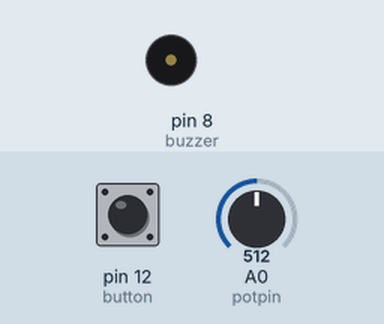
Simulated run of this sketch. Board: Arduino Uno, built with avr-gcc and run on an emulated ATmega328P. Shown: buzzer (waves = sounding). The test bench sets the inputs (shaded band); at power-on: pin 12 (button) LOW, A0 (potpin) = 512. What the sketch prints to the serial monitor is not drawn.

Above: at 1.2 s.
1.3 s: pin 12 (button) pulled HIGH for 1 s
At 1.8 s:
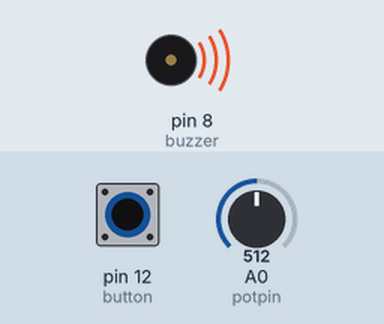
4.3 s: pin 12 (button) pulled HIGH for 3.2 s
At 7.8 s:
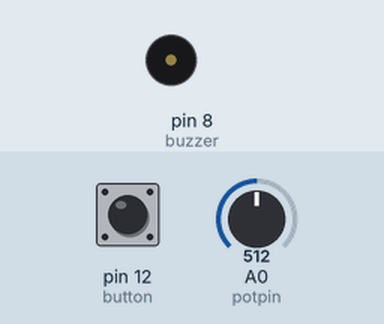
Timing chart, 0 to 9.3 s (numbered marks = the images above; inputs shaded):
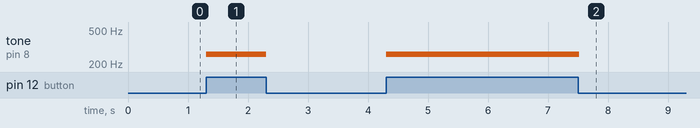

Measured:
- after the input at 1.3 s, tone on pin 8 (buzzer): silent → 261 Hz at once, → silent 1.0 s later
- after the input at 4.3 s, tone on pin 8 (buzzer): silent → 261 Hz at once, → silent 3.2 s later

The sketch:

passive_buzzer.ino
```cpp
#define button 12
#define buzzer 8
#define potpin 0

void setup() {
    Serial.begin(115200);
    pinMode(button, INPUT);
    pinMode(buzzer, OUTPUT);
}

int time = 100;
int swit;
int val = 0;

void loop() {
  swit=digitalRead(button);
  val = analogRead(potpin);
  Serial.println(val);
  if(swit){
	  tone(buzzer, (double)val/1023*523, time);
	  delay(time);
      Serial.println("button_on");
      Serial.println(swit);
  }

}
```
